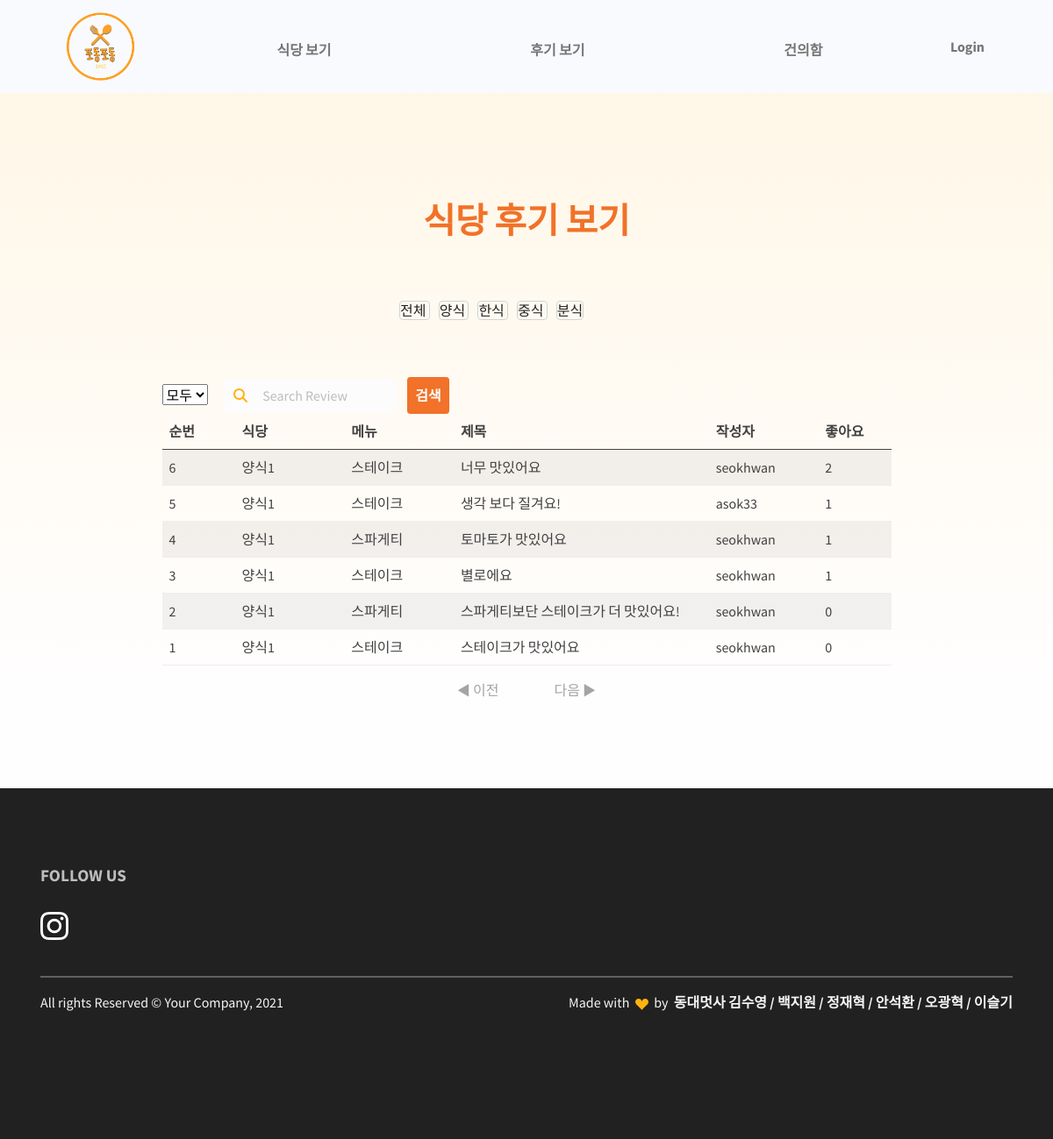
The app's page /review/1/, older data.
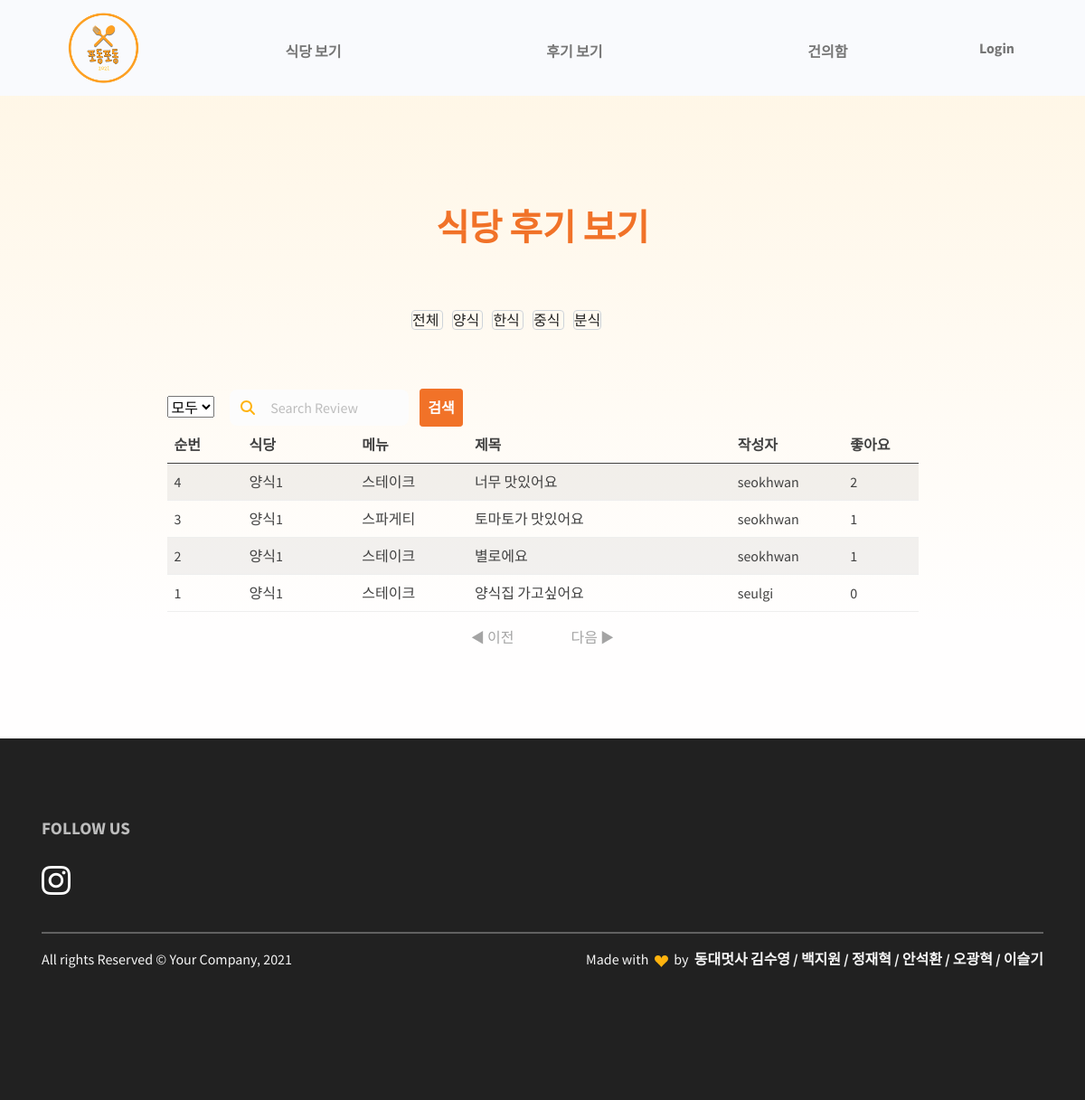
The same page, newer data.
### restaurant/models.py (models this page shows, shortened)
class Category(models.Model):
    id = models.AutoField(primary_key=True)
    name = models.CharField(max_length=20)
    thumbnail = models.ImageField(upload_to='images/', blank=True)

class Comment(models.Model):
    id = models.AutoField(primary_key=True)
    restaurant = models.ForeignKey(Restaurant, on_delete=models.CASCADE)
    menu = models.ForeignKey(FoodMenu, on_delete=models.CASCADE)
    content = models.TextField()
    thumbnail = models.ImageField(upload_to='comment/', blank=True)
    created_at = models.DateTimeField(auto_now_add=True)
    like_users = models.ManyToManyField(settings.AUTH_USER_MODEL, blank=True, related_name="like_comments")
    hate_users = models.ManyToManyField(settings.AUTH_USER_MODEL, blank=True, related_name="hate_comments")
    user = models.ForeignKey(settings.AUTH_USER_MODEL, on_delete=models.CASCADE, null=True)

class Restaurant(models.Model):
    id = models.AutoField(primary_key=True)
    category = models.ForeignKey(Category, on_delete=models.CASCADE)
    name = models.CharField(max_length=30)
    location = models.CharField(max_length=100, blank=True)
    phone_number = models.CharField(max_length=15, blank=True)
    business_hour = models.CharField(max_length=150, blank=True)
    thumbnail = models.ImageField(upload_to='images/', blank=True)
    follow_users = models.ManyToManyField(settings.AUTH_USER_MODEL, blank=True, related_name="follow_restaurants")

class FoodMenu(models.Model):
    id = models.AutoField(primary_key=True)
    restaurant = models.ForeignKey(Restaurant, on_delete=models.CASCADE)
    name = models.CharField(max_length=20)
    price = models.CharField(max_length=20)
    def __str__(self):
        return self.name

### review/views.py (the view)
# urls.py: path('<int:id>/',views.filter,name='filter'),
def filter(request, id):
    reviews = Comment.objects.filter(restaurant__category__id__contains = id).annotate(like_count = Count('like_users')).order_by("-like_count", "-created_at")
    category = Category.objects.all()
    user = request.user
    paginator = Paginator(reviews, 10)
    page = request.GET.get("page") or 1
    pages = pages = paginator.get_page(page)
    context = {
        'reviews':reviews,
        'user':user,
        'category':category,
        'pages':pages,
    }
    return render(request, "filter.html",context)

### review/templates/filter.html (shortened to what this page needs)
{% extends 'base.html' %} {% load static %} {% block content %}
<section class="py-0 bg-primary-gradient">
    <div class="container">
      <div class="row justify-content-center g-0">
        <div class="col-xl-9">
          <div class="col-lg-6 text-center mx-auto mb-3 mb-md-5 mt-4">
            <h5 class="fw-bold text-danger fs-3 fs-lg-5 lh-sm my-6" style="margin-top:8rem !important;">식당 후기 보기</h5>
          </div>
          <div class="col-lg-7 mx-auto text-center mb-6">
            <div class="responsive">
              <a href="{% url 'review:review' %}" style="border:1px solid #ced4da; border-radius: 4px; margin: 5px;">
                전체
            </a>
            {% for category in category %}
                <a href="{% url 'review:filter' category.id %}" style="border:1px solid #ced4da; border-radius: 4px; margin: 5px;">
                    {{ category.name }}
                </a>
            {% endfor %}
            </div>
        </div>
        <form action="{% url 'review:SearchReview' %}" method="GET" class="row gx-2 gy-2 align-items-center">
          <div class="col-lg-1">
          <select name="category" id="category">
            <option value = "all" selected>모두</option>
          </select>
          </div>
          <div class="col-lg-3 input-group-icon pe-2">
            <i class="fas fa-search input-box-icon text-primary"></i>
            <input
              class="col-lg-3 form-control border-0 input-box bg-100"
              type="search"
              placeholder="Search Review"
              aria-label="Search"
              name="search_key"
              id="search_key"
              value="{{ search_key }}"
            />
          </div>
          <div class="col-lg-2">
            <button class="btn btn-danger" style="padding:0.5rem;" type="submit">
              검색
            </button>
          </div>
        </form>
        <table class="table table-striped d-none d-sm-table">
          <thead>
              <tr class="thead col-xs-1">
                  <th width=10%>순번</th>
                  <th width=15%>식당</th>
                  <th width=15%>메뉴</th>
                  <th width=35%>제목</th>
                  <th width=15%>작성자</th>
                  <th>좋아요</th>
              </tr>
          </thead>
          <tbody>
          {% for review in reviews %}
              <tr onclick="location.href='{% url 'restaurant:restaurant_detail' review.restaurant.id %}'">
                  <td>{{ forloop.revcounter }}</td>
                  <td>{{review.restaurant.name}}</td>
                  <td>{{review.menu}}</td>
                  <td>{{review.content}}</td>
                  <td>{{review.user}}</td>
                  <td>{{review.like_users.count}}</td>
              </tr>
          {% endfor %}
          </tbody>
        </table>
        </div>
      </div>
    </div>
  </section>
  <div class="page middle">
    {% if pages.has_previous %}
    <a href="?page={{pages.previous_page_number}}" class="page_click active">◀ 이전</a>
    {% else %}
    <a class="page_click nonactive">◀ 이전</a>
    {% endif %}
    {% if pages.has_next %}
    <a href="?page={{pages.next_page_number}}" class="page_click active">다음 ▶</a>
    {% else %}
    <a class="page_click nonactive">다음 ▶</a>
    {% endif %}
</div>
{% endblock %}

Row changes from the older to the newer data that the page shows:
removed Comment: restaurant.name "양식1", menu "스테이크", content "생각 보다 질겨요!", user "asok33", like_users.count "1"
removed Comment: restaurant.name "양식1", menu "스파게티", content "스파게티보단 스테이크가 더 맛있어요!", user "seokhwan", like_users.count "0"
removed Comment: restaurant.name "양식1", menu "스테이크", content "스테이크가 맛있어요", user "seokhwan", like_users.count "0"
now on this page (row edited): Comment: restaurant.name "양식1", menu "스테이크", content "양식집 가고싶어요", user "seulgi", like_users.count "0"
